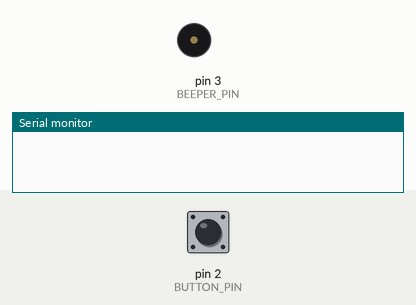
The sketch below on a simulated Arduino Uno, built with avr-gcc and run on an emulated ATmega328P. Parts: buzzer (waves = sounding, pin HIGH), the last lines printed to the serial monitor. Inputs (shaded band) come from the test bench; at power-on: pin 2 (BUTTON_PIN) LOW. Random numbers use the default seed unless the sketch sets one.

Above: at 1.2 s.
1.3 s: pin 2 (BUTTON_PIN) pulled HIGH for 0.15 s
At 1.47 s:
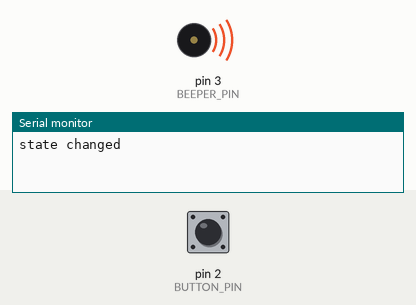
Timing chart, 0 to 4.3 s (numbered marks = the images above; inputs shaded):
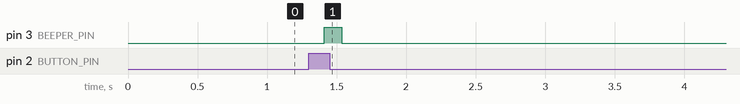

The sketch:

hotpotato.ino
```cpp
#define BEEPER_PIN 3
#define BUTTON_PIN 2

typedef enum controllerState {NOT_STARTED, STARTING, RUNNING, BEEPING, STOPPED} controllerState;

controllerState state = NOT_STARTED;


byte toggler = 1; //basic, multi-use toggler for the ISR
SIGNAL(TIMER1_COMPA_vect){ //the main reason for using an ISR is so I can call delays and not have to worry (working hard so I can be lazy - yknow)
  if (state == STARTING){
    digitalWrite(BEEPER_PIN, HIGH);
  }
  if (state == BEEPING) {
    digitalWrite(BEEPER_PIN, toggler - 1);
    toggler = ~toggler;
  }
  if (state == RUNNING || state == NOT_STARTED || state == STOPPED){
    digitalWrite(BEEPER_PIN, LOW);
  }
//  Serial.println("Interrupted");
}


void setup() {
  TCCR1A = 0;
  TCCR1B = 0;
  TCNT1 = 0; //initialize registers to zero
  OCR1A = 1000; //whatever, I don't really care about the interrupt interval I just want someone to tell me to do things
  // turn on CTC mode
  TCCR1B |= (1 << WGM12);
  // Set CS10 and CS12 bits for 1024 prescaler
  TCCR1B |= (1 << CS12) | (1 << CS10);
  // enable timer compare interrupt
  TIMSK1 |= (1 << OCIE1A);


  pinMode(BEEPER_PIN, OUTPUT);
  pinMode(BUTTON_PIN, INPUT);
  Serial.begin(9600);

}

void loop() {
  if (digitalRead(BUTTON_PIN)){ //really, really basic state machine
    delay(100);
    state = STARTING;
    Serial.println("state changed");
    delay(100);
    state = RUNNING;
    Serial.println("going to sleep");
    unsigned long delaytime = random(120000, 180000); //60-120 seconds, approximately
    delay(delaytime);
    state = BEEPING;
    Serial.println("beeping");
    delay(2000);
    state = STOPPED;
  }
}
```

Measured:
- after the input at 1.3 s, pin 3 (BEEPER_PIN): LOW → HIGH after 0.11 s, → LOW 0.13 s later
